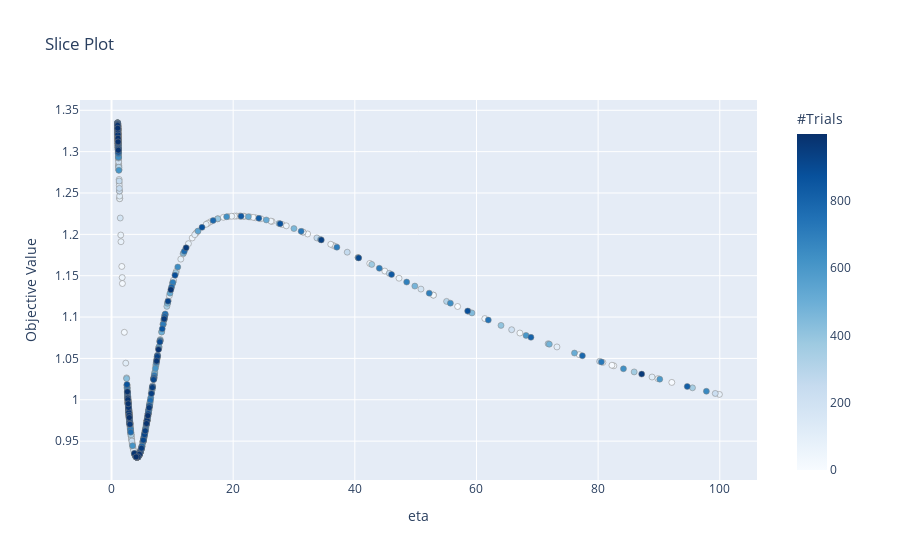

The code cell stored with this chart in its notebook:
### Code cell
# Eta of [1, 100] for SP500
optuna.visualization.plot_slice(sp500_large_eta_optuna)

### Figure 1 — Plotly figure (JSON) as saved in the notebook; plotly's stock layout.template omitted (floating-point values rounded to 4 significant figures; data arrays with more than 128 entries replaced by an {"elided": "..."} marker saying what was removed)
{"data": [{"marker": {"color": {"elided": "1000 int values"}, "colorbar": {"title": {"text": "#Trials"}, "x": 1, "xpad": 40}, "colorscale": [[0, "rgb(247,251,255)"], [0.125, "rgb(222,235,247)"], [0.25, "rgb(198,219,239)"], [0.375, "rgb(158,202,225)"], [0.5, "rgb(107,174,214)"], [0.625, "rgb(66,146,198)"], [0.75, "rgb(33,113,181)"], [0.875, "rgb(8,81,156)"], [1, "rgb(8,48,107)"]], "line": {"color": "Grey", "width": 0.5}}, "mode": "markers", "showlegend": false, "type": "scatter", "x": {"elided": "1000 float values"}, "y": {"elided": "1000 float values"}}], "layout": {"title": {"text": "Slice Plot"}, "xaxis": {"title": {"text": "eta"}}, "yaxis": {"title": {"text": "Objective Value"}}}}
